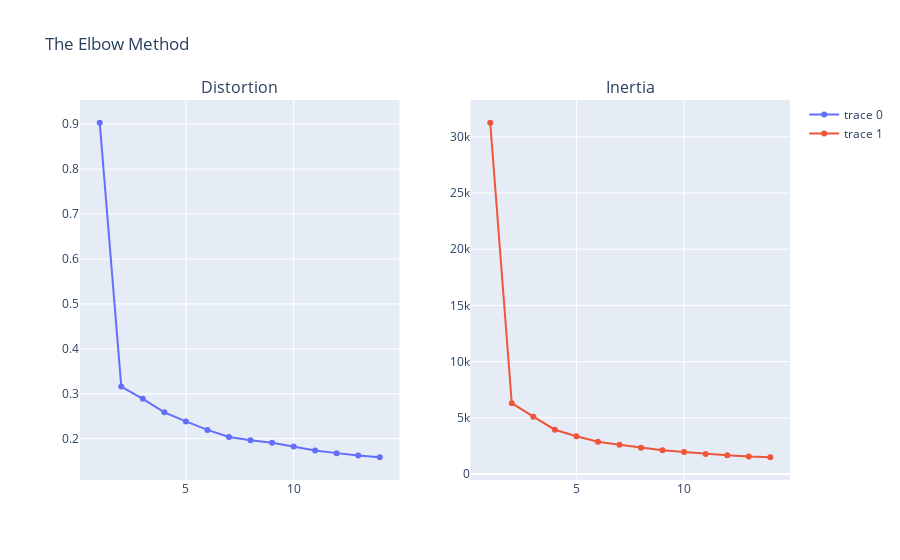

Write notebook code for a chart like this one.
### Code cell
fig = make_subplots(
    rows=1, cols=2, subplot_titles=("Distortion", "Inertia")
)
fig.add_trace(go.Scatter(x=np.array(range(1, 15)), y=distortions), row=1, col=1)
fig.add_trace(go.Scatter(x=np.array(range(1, 15)), y=inertias), row=1, col=2)
fig.update_layout(title_text="The Elbow Method")
# fig.show(config=config)
# Image(pio.to_image(fig, format='png', width=1200))

### Figure 1 — Plotly figure (JSON) as saved in the notebook; plotly's stock layout.template omitted (floating-point values rounded to 4 significant figures)
{"data": [{"type": "scatter", "x": [1, 2, 3, 4, 5, 6, 7, 8, 9, 10, 11, 12, 13, 14], "xaxis": "x", "y": [0.9033, 0.316, 0.2887, 0.2586, 0.2384, 0.2195, 0.2038, 0.1962, 0.1906, 0.1825, 0.1736, 0.1677, 0.1622, 0.1585], "yaxis": "y"}, {"type": "scatter", "x": [1, 2, 3, 4, 5, 6, 7, 8, 9, 10, 11, 12, 13, 14], "xaxis": "x2", "y": [31250.0, 6309.0, 5107.0, 3945.0, 3369.0, 2883.0, 2605.0, 2331.0, 2120.0, 1957.0, 1782.0, 1674.0, 1562.0, 1496.0], "yaxis": "y2"}], "layout": {"annotations": [{"font": {"size": 16}, "showarrow": false, "text": "Distortion", "x": 0.225, "xanchor": "center", "xref": "paper", "y": 1, "yanchor": "bottom", "yref": "paper"}, {"font": {"size": 16}, "showarrow": false, "text": "Inertia", "x": 0.775, "xanchor": "center", "xref": "paper", "y": 1, "yanchor": "bottom", "yref": "paper"}], "title": {"text": "The Elbow Method"}, "xaxis": {"anchor": "y", "domain": [0, 0.45]}, "xaxis2": {"anchor": "y2", "domain": [0.55, 1]}, "yaxis": {"anchor": "x", "domain": [0, 1]}, "yaxis2": {"anchor": "x2", "domain": [0, 1]}}}
